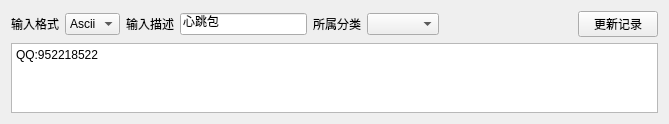
<?xml version="1.0" encoding="UTF-8"?>
<ui version="4.0">
 <class>SAKInputDataItem</class>
 <widget class="QWidget" name="SAKInputDataItem">
  <property name="geometry">
   <rect>
    <x>0</x>
    <y>0</y>
    <width>669</width>
    <height>117</height>
   </rect>
  </property>
  <property name="minimumSize">
   <size>
    <width>0</width>
    <height>0</height>
   </size>
  </property>
  <property name="maximumSize">
   <size>
    <width>16777215</width>
    <height>16777215</height>
   </size>
  </property>
  <property name="windowTitle">
   <string>Form</string>
  </property>
  <layout class="QGridLayout" name="gridLayout">
   <item row="0" column="3">
    <widget class="QLineEdit" name="descriptionLineEdit">
     <property name="text">
      <string>心跳包</string>
     </property>
    </widget>
   </item>
   <item row="0" column="1">
    <widget class="QComboBox" name="textFormatComboBox">
     <item>
      <property name="text">
       <string>Ascii</string>
      </property>
     </item>
    </widget>
   </item>
   <item row="0" column="2">
    <widget class="QLabel" name="label_2">
     <property name="text">
      <string>输入描述</string>
     </property>
    </widget>
   </item>
   <item row="0" column="5">
    <widget class="QComboBox" name="classifyComboBox"/>
   </item>
   <item row="0" column="4">
    <widget class="QLabel" name="label_3">
     <property name="text">
      <string>所属分类</string>
     </property>
    </widget>
   </item>
   <item row="0" column="0">
    <widget class="QLabel" name="label">
     <property name="text">
      <string>输入格式</string>
     </property>
    </widget>
   </item>
   <item row="0" column="6">
    <spacer name="horizontalSpacer">
     <property name="orientation">
      <enum>Qt::Horizontal</enum>
     </property>
     <property name="sizeHint" stdset="0">
      <size>
       <width>40</width>
       <height>20</height>
      </size>
     </property>
    </spacer>
   </item>
   <item row="0" column="7">
    <widget class="QPushButton" name="updatePushButton">
     <property name="toolTip">
      <string>更新数据库中相应的数据记录</string>
     </property>
     <property name="text">
      <string>更新记录</string>
     </property>
    </widget>
   </item>
   <item row="1" column="0" colspan="8">
    <widget class="QTextEdit" name="inputDataTextEdit">
     <property name="sizePolicy">
      <sizepolicy hsizetype="Expanding" vsizetype="Expanding">
       <horstretch>0</horstretch>
       <verstretch>0</verstretch>
      </sizepolicy>
     </property>
     <property name="maximumSize">
      <size>
       <width>16777215</width>
       <height>70</height>
      </size>
     </property>
     <property name="html">
      <string>&lt;!DOCTYPE HTML PUBLIC &quot;-//W3C//DTD HTML 4.0//EN&quot; &quot;http://www.w3.org/TR/REC-html40/strict.dtd&quot;&gt;
&lt;html&gt;&lt;head&gt;&lt;meta name=&quot;qrichtext&quot; content=&quot;1&quot; /&gt;&lt;style type=&quot;text/css&quot;&gt;
p, li { white-space: pre-wrap; }
&lt;/style&gt;&lt;/head&gt;&lt;body style=&quot; font-family:'SimSun'; font-size:9pt; font-weight:400; font-style:normal;&quot;&gt;
&lt;p style=&quot; margin-top:0px; margin-bottom:0px; margin-left:0px; margin-right:0px; -qt-block-indent:0; text-indent:0px;&quot;&gt;QQ:952218522&lt;/p&gt;&lt;/body&gt;&lt;/html&gt;</string>
     </property>
     <property name="placeholderText">
      <string>请输入需要发送的数据</string>
     </property>
    </widget>
   </item>
  </layout>
 </widget>
 <resources/>
 <connections/>
</ui>
